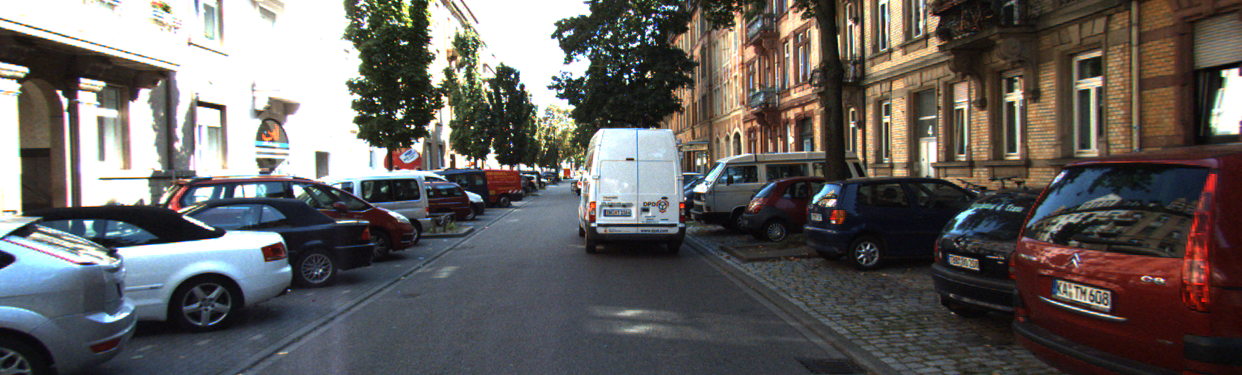
#> input picture datasets/data_scene_flow/training/image_2/000004_11.png, 1242 x 375 px; its folder holds only this picture in this run
$ python crop_dataset.py
#> lines starting #> are read from the running program, lines starting #| are printed output that depends on the picture
#!/usr/bin/env python
# -*-coding:utf-8 -*-
"""
@Project ：Masterarbeit
@File    ：crop_dataset.py
@Author  ：Yu Cao
@Date    ：2022/1/16 10:53
"""
import os
import shutil
from tqdm import tqdm
from PIL import Image

path_left = "/home/eistrauben/github/Masterarbeit/detectron2/projects/Baseline/datasets/kitti_2015/data_scene_flow/val/image_2"

# 前两个坐标点是左上角坐标
# 后两个坐标点是右下角坐标
# width在前， height在后
box1 = (0, 119, 512, 375)
box2 = (365, 119, 877, 375)
box3 = (730, 119, 1242, 375)

for root, dirs, files in os.walk(path_left):
    for file in tqdm(files):
        if os.path.splitext(file)[-1] == ".png":
            left_img = os.path.join(root, file)
            right_img = left_img.replace("image_2", "image_3")
            gt = left_img.replace("image_2", "disp_occ_0")
            gt_instance = left_img.replace("image_2", "instanceIds").split('.')[0] + "_instanceIds.png"

            for to_crop in [left_img, right_img, gt, gt_instance]:
                img = Image.open(to_crop)
#> img is the input picture: PIL image 1242x375 RGB; mean R, G, B 101, 97.6, 95.7
                width, height = img.size
#> width = 1242; height = 375
                basename = os.path.basename(to_crop)
                for n, box in zip(['1', '2', '3'], [box1, box2, box3]):
                    region = img.crop(box)
                    new_name = n + basename[1:]
                    save_path = os.path.join(os.path.dirname(to_crop.replace("val", "val_crop")), new_name)
                    if not os.path.exists(os.path.dirname(save_path)):
                        os.makedirs(os.path.dirname(save_path))
                    region.save(save_path)
#> this loop made 3 passes
#> pass 1, `region = img.crop(box)`:
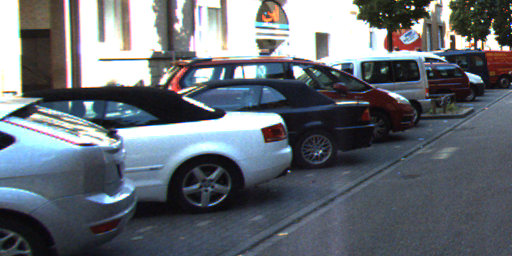
#> region: PIL image 512x256 RGB; mean R, G, B 102.3, 108.3, 115.9
#> pass 2, `region = img.crop(box)`:
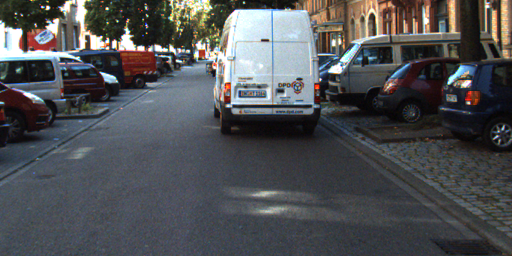
#> region: PIL image 512x256 RGB; mean R, G, B 79.8, 81.4, 84.2
#> pass 3, `region = img.crop(box)`:
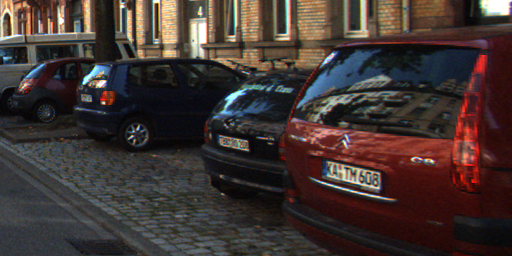
#> region: PIL image 512x256 RGB; mean R, G, B 65.3, 53.3, 50.5
#> (the run stopped early here; a loop or call above may not have finished)

$ run again, on datasets/data_scene_flow/training/image_2/000032_10.png
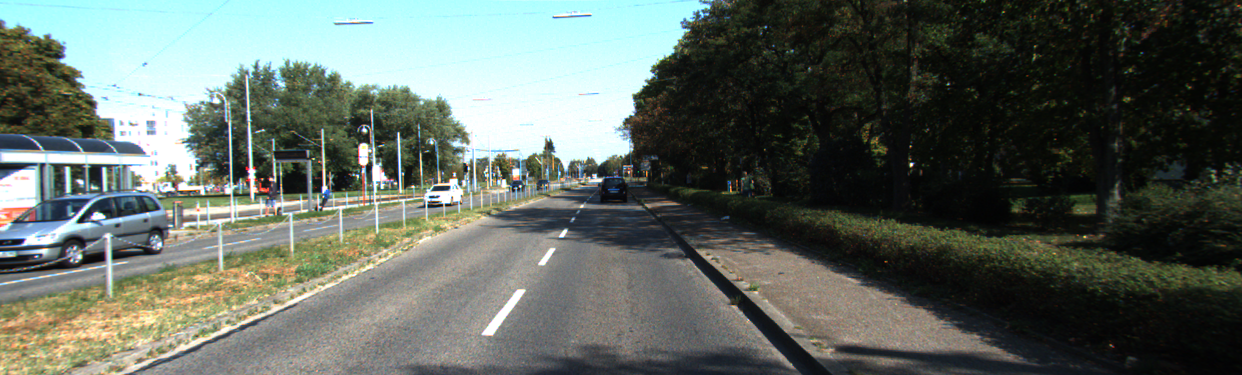
#> input picture datasets/data_scene_flow/training/image_2/000032_10.png, 1242 x 375 px
#> img is the input picture: PIL image 1242x375 RGB; mean R, G, B 95.5, 104.1, 96.4
#> the loop `for n, box in zip(['1', '2', '3'], [box1, box2, box3]):` made 3 passes
#> pass 1, `region = img.crop(box)`:
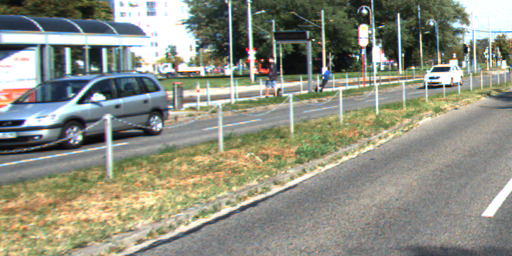
#> region: PIL image 512x256 RGB; mean R, G, B 141.8, 143.4, 129.2
#> pass 3, `region = img.crop(box)`:
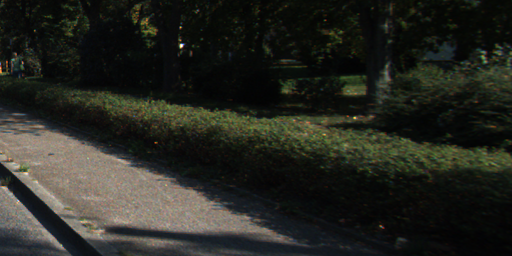
#> region: PIL image 512x256 RGB; mean R, G, B 38, 39.1, 32.4

$ run again, on datasets/data_scene_flow/training/image_2/000042_11.png
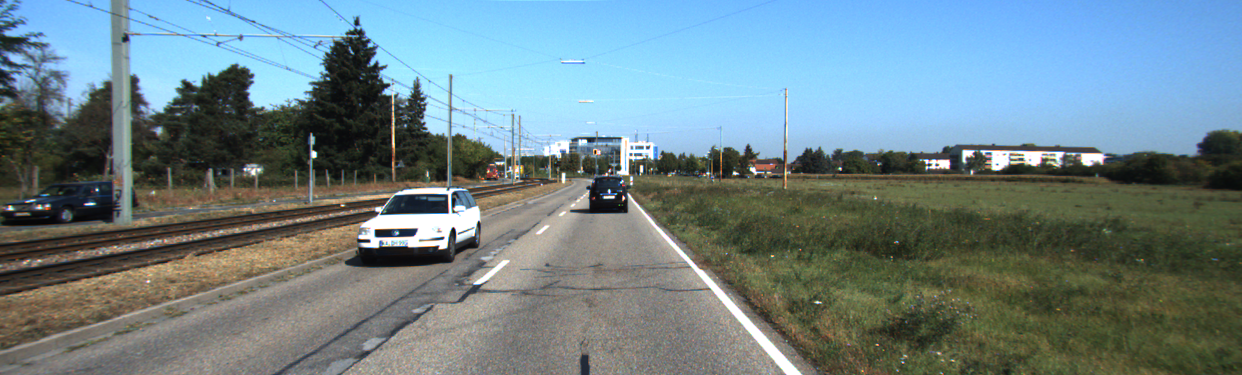
#> input picture datasets/data_scene_flow/training/image_2/000042_11.png, 1242 x 375 px
#> img is the input picture: PIL image 1242x375 RGB; mean R, G, B 110, 130.5, 136.1
#> the loop `for n, box in zip(['1', '2', '3'], [box1, box2, box3]):` made 3 passes
#> pass 1, `region = img.crop(box)`:
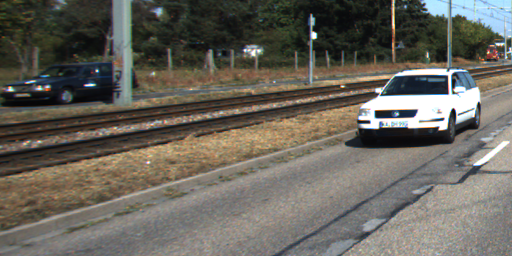
#> region: PIL image 512x256 RGB; mean R, G, B 104, 100.6, 92.1
#> pass 3, `region = img.crop(box)`:
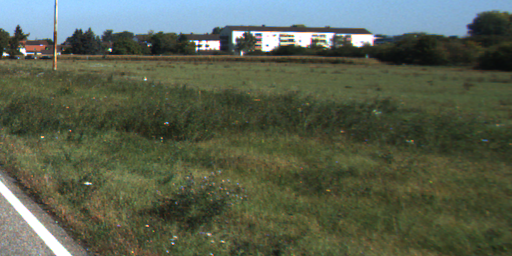
#> region: PIL image 512x256 RGB; mean R, G, B 87.3, 95.3, 77.8

$ run again, on datasets/data_scene_flow/training/image_2/000044_11.png
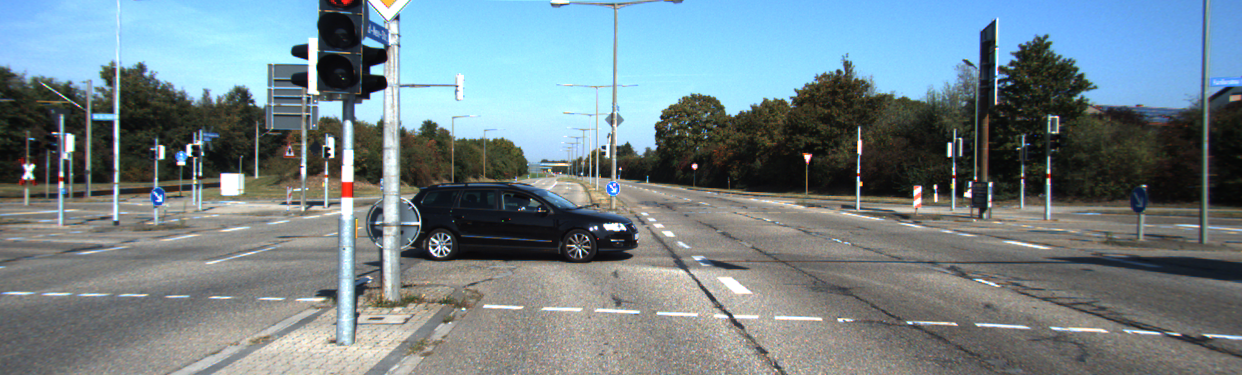
#> input picture datasets/data_scene_flow/training/image_2/000044_11.png, 1242 x 375 px
#> img is the input picture: PIL image 1242x375 RGB; mean R, G, B 114.5, 130.7, 136.8
#> the loop `for n, box in zip(['1', '2', '3'], [box1, box2, box3]):` made 3 passes
#> pass 1, `region = img.crop(box)`:
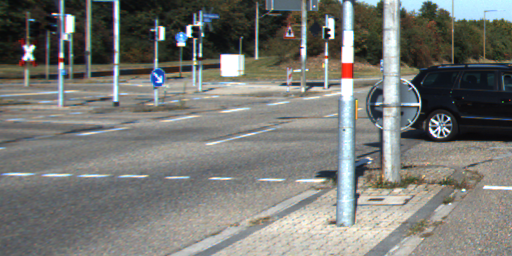
#> region: PIL image 512x256 RGB; mean R, G, B 119.4, 120.5, 116.2
#> pass 3, `region = img.crop(box)`:
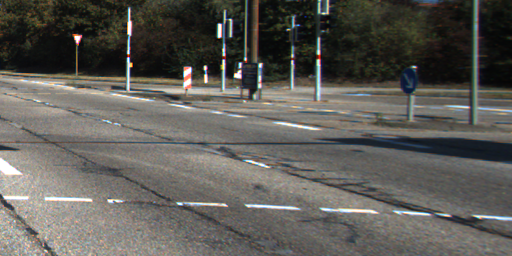
#> region: PIL image 512x256 RGB; mean R, G, B 93.6, 91.9, 86.7

$ run again, on datasets/data_scene_flow/training/image_2/000014_11.png
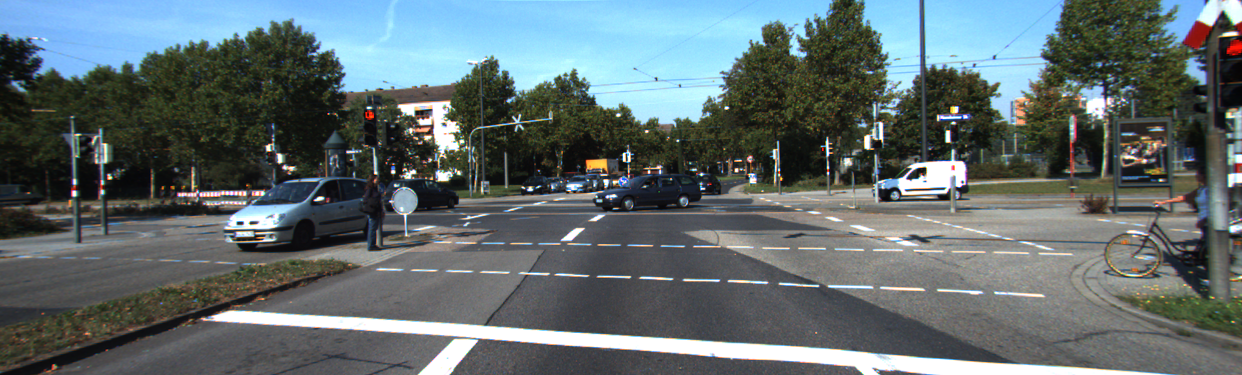
#> input picture datasets/data_scene_flow/training/image_2/000014_11.png, 1242 x 375 px
#> img is the input picture: PIL image 1242x375 RGB; mean R, G, B 96.4, 108.4, 110.4
#> the loop `for n, box in zip(['1', '2', '3'], [box1, box2, box3]):` made 3 passes
#> pass 1, `region = img.crop(box)`:
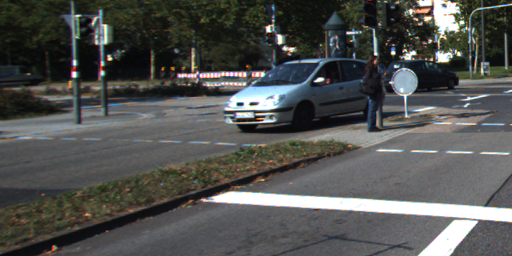
#> region: PIL image 512x256 RGB; mean R, G, B 81.6, 82.8, 80.6
#> pass 3, `region = img.crop(box)`:
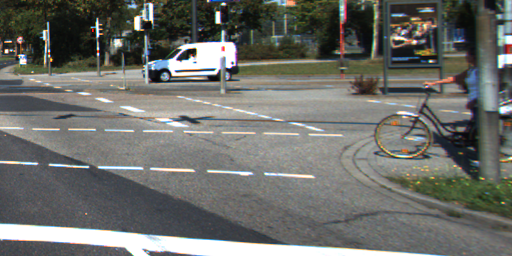
#> region: PIL image 512x256 RGB; mean R, G, B 108.7, 110, 105.5
